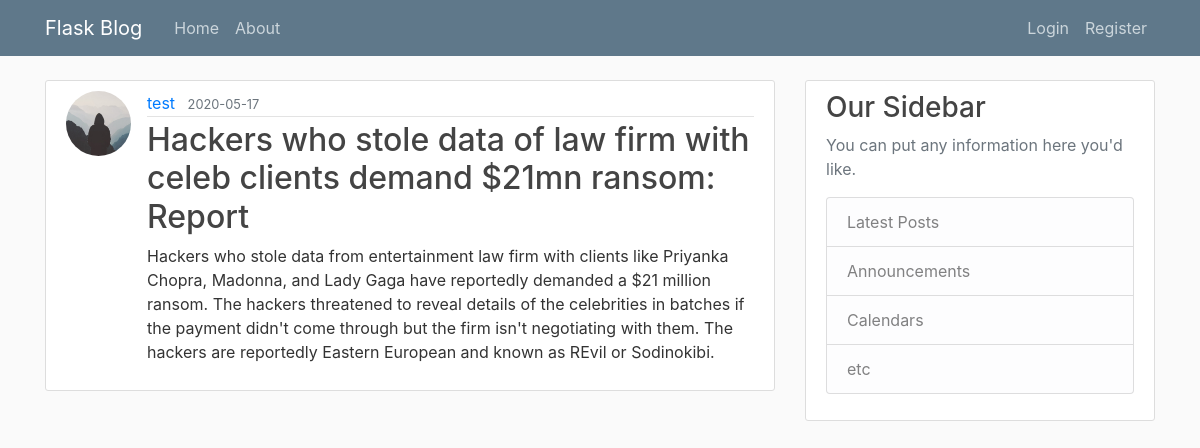
The page /post/14 on the database its author committed.
### flaskblog/models.py (models this page shows, shortened)
class User(db.Model, UserMixin):
    id = db.Column(db.Integer, primary_key=True)
    username = db.Column(db.String(20), unique=True, nullable=False)
    email = db.Column(db.String(120), unique=True, nullable=False)
    image_file = db.Column(db.String(20), nullable=False, default='default.jpg')
    password = db.Column(db.String(60), nullable=False)
    posts = db.relationship('Post', backref='author', lazy=True)

class Post(db.Model):
    id = db.Column(db.Integer, primary_key=True)
    title = db.Column(db.String(100), nullable=False)
    date_posted = db.Column(db.DateTime, nullable=False, default=datetime.utcnow)
    content = db.Column(db.Text, nullable=False)
    user_id = db.Column(db.Integer, db.ForeignKey('user.id'), nullable=False)

### flaskblog/routes.py (the view)
@app.route("/post/<int:post_id>")
def post(post_id):
    post = Post.query.get_or_404(post_id)
    return render_template('post.html', title=post.title, post=post)

### flaskblog/templates/post.html (shortened to what this page needs)
{% extends "layout.html" %}
{% block content %}
	<article class="media content-section">
		<img class="rounded-circle article-img" src="{{ url_for('static', filename='profile_pics/' + post.author.image_file) }}">
		<div class="media-body">
			<div class="article-metadata">
				<a class="mr-2" href="{{url_for('user_posts', username = post.author.username) }}">{{ post.author.username }}</a>
			    <small class="text-muted">{{ post.date_posted.strftime('%Y-%m-%d') }}</small>
	</div>
<h2 class="article-title">{{ post.title }}</h2>
 <p class="article-content">{{ post.content }}</p>
</div>
</article>
 {% endblock content %}

### flaskblog/static/main.css (style rules this page uses)
body { background: #fafafa; color: #333333; margin-top: 5rem; }
h1, h2, h3, h4, h5, h6 { color: #444444; }
.content-section { background: #ffffff; padding: 10px 20px; border: 1px solid #dddddd; border-radius: 3px; margin-bottom: 20px; }
.article-title { color: #444444; }
.article-content { white-space: pre-line; }
.article-img { height: 65px; width: 65px; margin-right: 16px; }
.article-metadata { padding-bottom: 1px; margin-bottom: 4px; border-bottom: 1px solid #e3e3e3 }

### rows shown on the page
User: image_file (placeholder picture), author.username "test"
Post: date_posted "2020-05-17", title "Hackers who stole data of law firm with celeb clients demand $21mn ransom: Report", content "Hackers who stole data from entertainment law firm with clients like Priyanka Chopra, Madonna, and Lady Gaga have reportedly demanded a $21 million ransom. The hackers threatened to reveal details of the celebrities in batches if the payment didn't come through but the firm isn't negotiating with them. The hackers are reportedly Eastern European and known as REvil or Sodinokibi."
